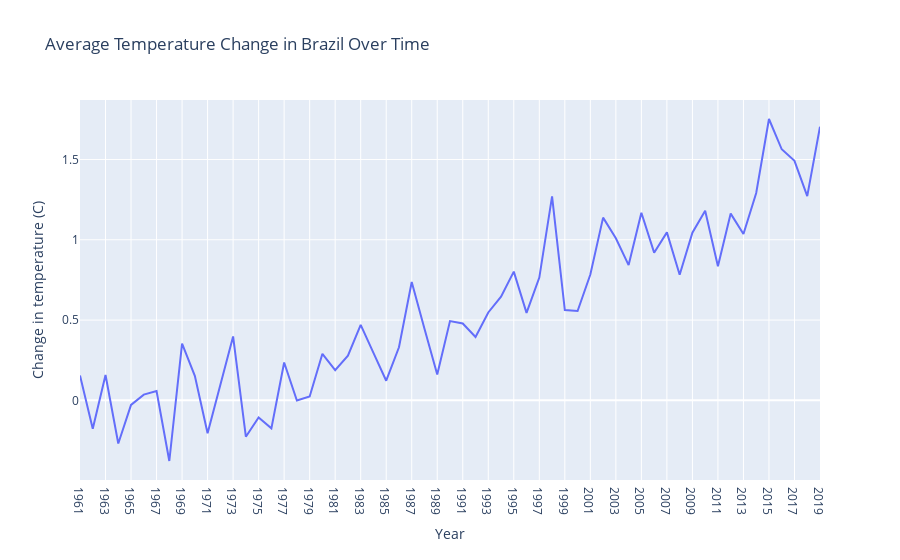

The notebook cell this image was saved under:
### Code cell
fig = px.line(brazil_stats, x="Year", y="Temp Change", labels={"Temp Change": "Change in temperature (C)"}, title= "Average Temperature Change in Brazil Over Time")

fig.show()

### Figure 1 — Plotly figure (JSON) as saved in the notebook; plotly's stock layout.template omitted (floating-point values rounded to 4 significant figures)
{"data": [{"hovertemplate": "Year=%{x}<br>Change in temperature (C)=%{y}<extra></extra>", "legendgroup": "", "line": {"color": "#636efa", "dash": "solid"}, "marker": {"symbol": "circle"}, "mode": "lines", "name": "", "orientation": "v", "showlegend": false, "type": "scatter", "x": ["1961", "1962", "1963", "1964", "1965", "1966", "1967", "1968", "1969", "1970", "1971", "1972", "1973", "1974", "1975", "1976", "1977", "1978", "1979", "1980", "1981", "1982", "1983", "1984", "1985", "1986", "1987", "1988", "1989", "1990", "1991", "1992", "1993", "1994", "1995", "1996", "1997", "1998", "1999", "2000", "2001", "2002", "2003", "2004", "2005", "2006", "2007", "2008", "2009", "2010", "2011", "2012", "2013", "2014", "2015", "2016", "2017", "2018", "2019"], "xaxis": "x", "y": [0.1548, -0.1767, 0.1578, -0.2688, -0.02806, 0.03588, 0.05782, -0.3775, 0.3539, 0.1524, -0.2048, 0.09776, 0.3978, -0.2264, -0.1068, -0.1741, 0.2358, -0.001, 0.02429, 0.29, 0.1879, 0.2788, 0.4703, 0.296, 0.1223, 0.3309, 0.7371, 0.4467, 0.1617, 0.4935, 0.4786, 0.3943, 0.5476, 0.6458, 0.8018, 0.5449, 0.7648, 1.27, 0.5624, 0.5565, 0.7838, 1.138, 1.01, 0.8426, 1.169, 0.9198, 1.046, 0.7827, 1.045, 1.181, 0.835, 1.163, 1.036, 1.292, 1.752, 1.564, 1.492, 1.272, 1.704], "yaxis": "y"}], "layout": {"legend": {"tracegroupgap": 0}, "title": {"text": "Average Temperature Change in Brazil Over Time"}, "xaxis": {"anchor": "y", "domain": [0, 1], "title": {"text": "Year"}}, "yaxis": {"anchor": "x", "domain": [0, 1], "title": {"text": "Change in temperature (C)"}}}}
